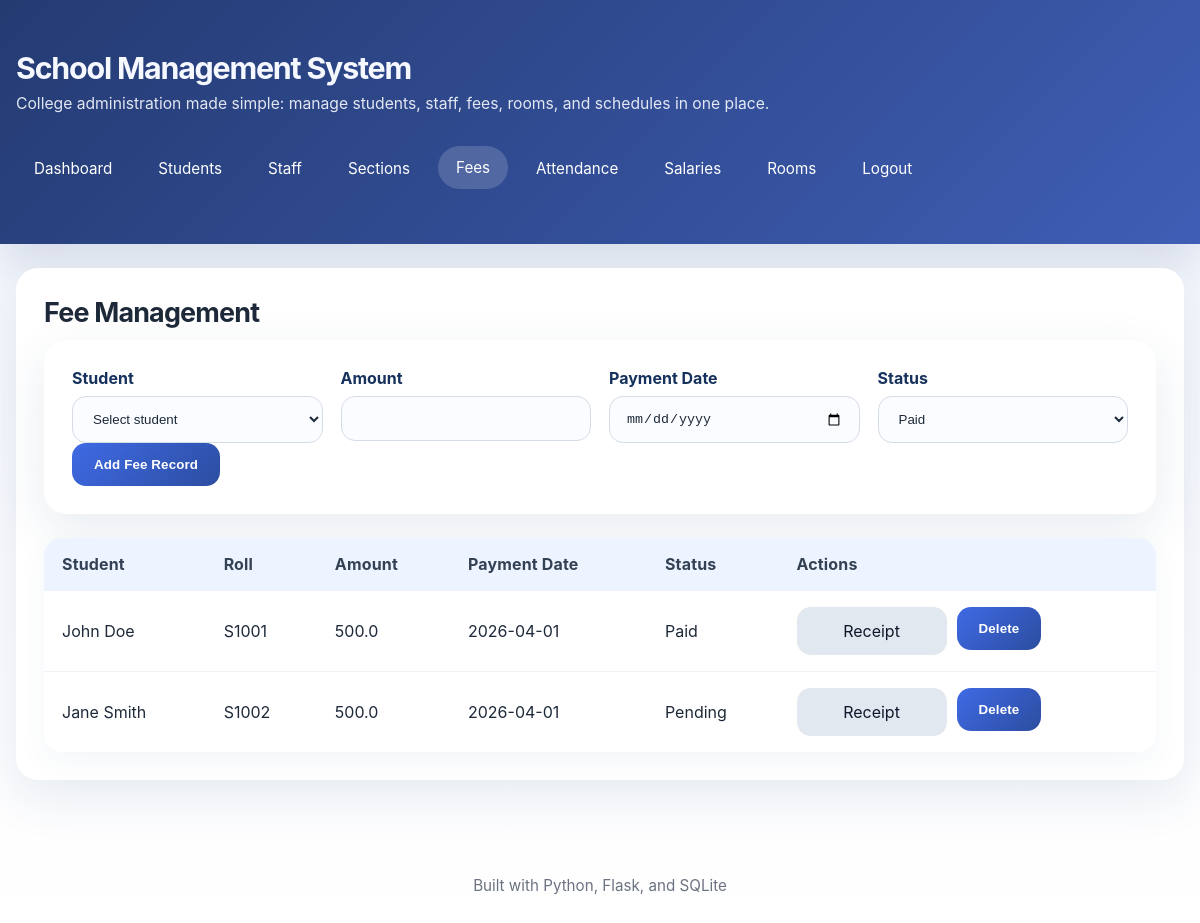
The page /fees (signed in) on the database its author committed.
### tables this page shows
CREATE TABLE student_fee (
    id INTEGER PRIMARY KEY AUTOINCREMENT,
    student_id INTEGER NOT NULL,
    amount REAL NOT NULL,
    payment_date TEXT NOT NULL,
    status TEXT NOT NULL CHECK(status IN ('Paid', 'Pending')),
    FOREIGN KEY (student_id) REFERENCES student(id) ON DELETE CASCADE
);

CREATE TABLE student (
    id INTEGER PRIMARY KEY AUTOINCREMENT,
    name TEXT NOT NULL,
    roll_number TEXT NOT NULL UNIQUE,
    class_name TEXT NOT NULL,
    section TEXT NOT NULL,
    email TEXT NOT NULL UNIQUE
);

### app.py (the view)
        def wrapper(*args, **kwargs):
            if 'user_id' not in session:
                return redirect(url_for('login'))
            if role and session.get('role') != role:
                flash('Access denied.', 'error')
                return redirect(url_for('dashboard'))
            return func(*args, **kwargs)

### app.py (called while the page is built)
def get_db():
    db = getattr(g, '_database', None)
    if db is None:
        db = g._database = sqlite3.connect(DATABASE_PATH)
        db.row_factory = sqlite3.Row
        db.execute('PRAGMA foreign_keys = ON')
    return db

@app.teardown_appcontext
def close_connection(exception):
    db = getattr(g, '_database', None)
    if db is not None:
        db.close()

def query_db(query, args=(), one=False):
    cur = get_db().execute(query, args)
    rv = cur.fetchall()
    cur.close()
    return (rv[0] if rv else None) if one else rv

def login_required(role=None):
    def decorator(func):
        def wrapper(*args, **kwargs):
            if 'user_id' not in session:
                return redirect(url_for('login'))
            if role and session.get('role') != role:
                flash('Access denied.', 'error')
                return redirect(url_for('dashboard'))
            return func(*args, **kwargs)
        wrapper.__name__ = func.__name__
        return wrapper
    return decorator

### templates/fees.html (shortened to what this page needs)
{% extends 'layout.html' %}
{% block content %}
<div class="card">
  <h2>Fee Management</h2>
  {% if role == 'admin' %}
  <form method="post" class="card">
    <div class="form-row">
      <div>
        <label>Student</label>
        <select name="student_id" required>
          <option value="">Select student</option>
        </select>
      </div>
      <div>
        <label>Amount</label>
        <input type="number" step="0.01" name="amount" required>
      </div>
      <div>
        <label>Payment Date</label>
        <input type="date" name="payment_date" required>
      </div>
      <div>
        <label>Status</label>
        <select name="status" required>
          <option value="Paid">Paid</option>
        </select>
      </div>
    </div>
    <input type="submit" value="Add Fee Record">
  </form>
  {% endif %}
  <table>
    <thead>
      <tr>
        <th>Student</th>
        <th>Roll</th>
        <th>Amount</th>
        <th>Payment Date</th>
        <th>Status</th>
        {% if role == 'admin' %}<th>Actions</th>{% endif %}
      </tr>
    </thead>
    <tbody>
      {% for record in records %}
      <tr>
        <td>{{ record.student_name }}</td>
        <td>{{ record.roll_number }}</td>
        <td>{{ record.amount }}</td>
        <td>{{ record.payment_date }}</td>
        <td>{{ record.status }}</td>
        {% if role == 'admin' %}
        <td class="action-buttons">
          <a class="button-link secondary" href="{{ url_for('fee_receipt', fee_id=record.id) }}">Receipt</a>
          <form method="post">
            <button type="submit">Delete</button>
          </form>
        </td>
        {% endif %}
      </tr>
      {% endfor %}
    </tbody>
  </table>
</div>
{% endblock %}

### static/style.css (style rules this page uses)
body { font-family: "Inter", "Segoe UI", Tahoma, Geneva, Verdana, sans-serif; margin: 0; min-height: 100vh; color: #1d2939; background: linear-gradient(180deg, #eef3fb 0%, #f7f9fd 45%, #ffffff 100%); }
* { box-sizing: border-box; }
.card { background: white; border-radius: 22px; padding: 28px; box-shadow: 0 16px 50px rgba(30, 70, 120, 0.1); margin-bottom: 24px; }
.button-link.secondary { background: #e2e8f0; color: #0f172a; }
.card h2 { margin-top: 0; margin-bottom: 12px; font-size: 1.68rem; letter-spacing: -0.03em; }
.form-row { display: grid; grid-template-columns: repeat(auto-fit, minmax(220px, 1fr)); gap: 18px; }
label { display: block; margin-bottom: 8px; font-weight: 700; color: #16325c; }
input[type="text"], input[type="email"], input[type="password"], input[type="number"], input[type="date"], select, textarea { width: 100%; padding: 14px 16px; border: 1px solid #d6dce6; border-radius: 14px; background: #fbfcff; transition: all 0.2s ease; color: #1d2939; }
button, input[type="submit"] { background: linear-gradient(135deg, #3f6ae5 0%, #2c4da0 100%); color: white; border: none; padding: 14px 22px; cursor: pointer; border-radius: 14px; font-weight: 700; letter-spacing: 0.01em; transition: transform 0.2s ease, box-shadow 0.2s ease; }
table { width: 100%; border-collapse: separate; border-spacing: 0; margin-top: 18px; overflow: hidden; border-radius: 18px; box-shadow: 0 10px 30px rgba(33, 71, 119, 0.05); }
thead { background: #eef4ff; }
td, th { padding: 16px 18px; text-align: left; border-bottom: 1px solid #f0f2f7; }
tbody tr:last-child td { border-bottom: none; }
th { color: #334155; font-weight: 700; letter-spacing: 0.01em; }
a.button-link { display: inline-flex; justify-content: center; align-items: center; color: white; background: linear-gradient(135deg, #3f6ae5 0%, #2c4da0 100%); padding: 14px 20px; border-radius: 14px; text-decoration: none; min-width: 150px; transition: transform 0.2s ease, box-shadow 0.2s ease; }
.action-buttons { display: flex; gap: 10px; flex-wrap: wrap; }
.action-buttons form { display: inline; }

### rows shown on the page
student_fee: student_name "John Doe", roll_number "S1001", amount "500.0", payment_date "2026-04-01", status "Paid"
student_fee: student_name "Jane Smith", roll_number "S1002", amount "500.0", payment_date "2026-04-01", status "Pending"
